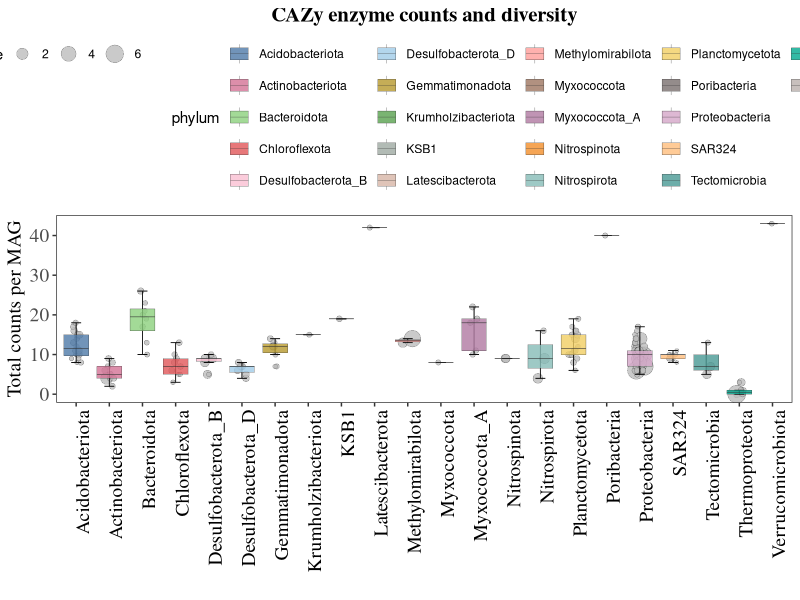

Write R code to recreate this figure. (Note: this script raises an error after producing the figure.)
library(ggplot2)
library(RColorBrewer)
c_num <- read.csv("bins_cazy_num.csv", header = T, check.names = F, row.names = 1)
P1 <- ggplot(c_num,aes(x=phylum,y=cazy_num,fill=phylum))+
  geom_jitter(aes(size=Abundance),fill="#BDBDBD",width =0.15,height = 0,shape = 21,alpha = 0.8,stroke = 0.1) +
  stat_boxplot(geom = "errorbar",width=0.3,color="black",size = 0.3)+
  geom_boxplot(aes(fill=phylum),size=0.1,alpha = 0.8,outlier.shape = 21,outlier.fill="#BDBDBD",outlier.color="black",outlier.alpha=0.8,outlier.stroke = 0.1)+
  scale_fill_manual(values = c("#4e79a7","#d37295","#8cd17d","#e15759","#fabfd2","#a0cbe8","#b6992d","#59a14f","#9faaa2","#d7b5a6","#ff9d9a","#9d7660","#b07aa1","#f28e2b","#86bcb6","#f1ce63","#79706e","#d4a6c8","#ffbe7d","#499894","#00a98f","#bab0ac"))+
  ggtitle("CAZy enzyme counts and diversity")+
  theme_bw()+
  theme(
        axis.text.x=element_text(colour="black",family="Times",size=14,angle = 90, hjust = 1),
        axis.text.y=element_text(family="Times",size=14,face="plain"),
        axis.title.y=element_text(family="Times",size = 14,face="plain"),
        plot.title = element_text(family="Times",size=15,face="bold",hjust = 0.5),
        panel.grid.major = element_blank(),
        panel.grid.minor = element_blank(),
        legend.position = "top") +
  ylab("Total counts per MAG") + xlab("")
ggsave("Figure_3b.pdf",p,width = 25,height = 20)
  
